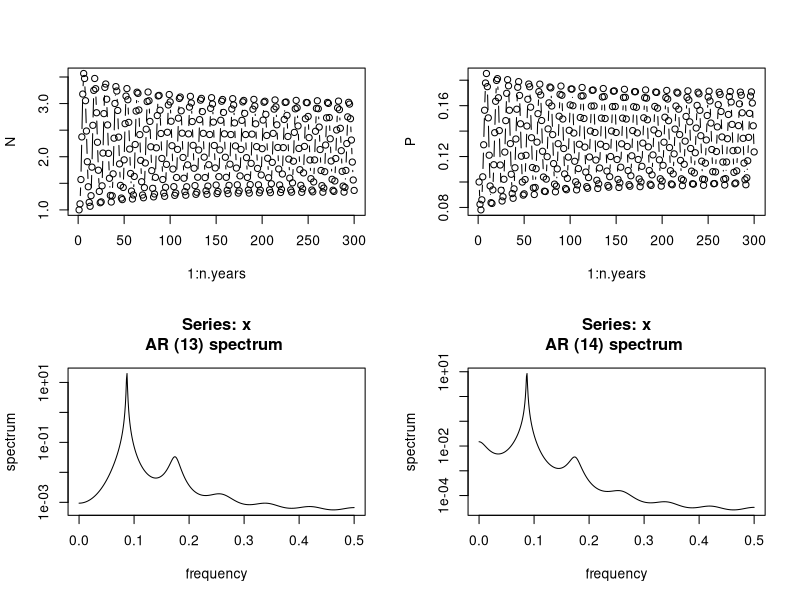
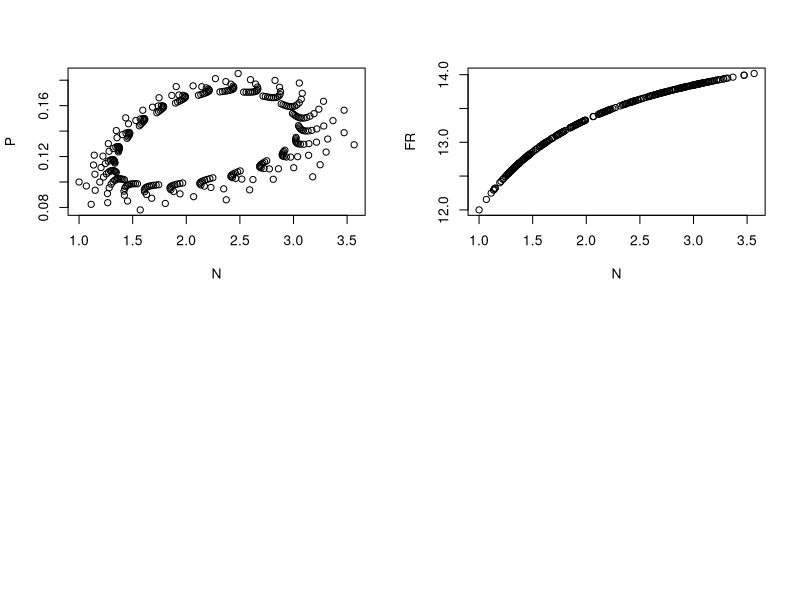
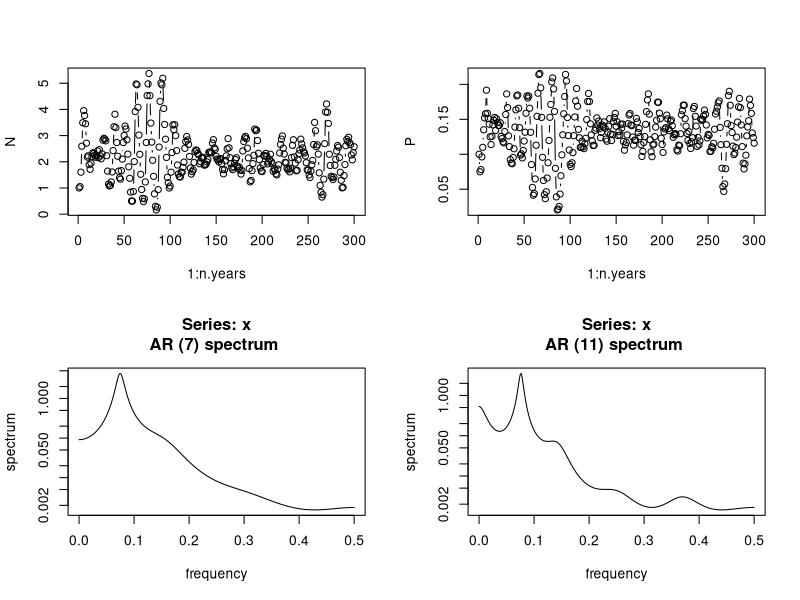
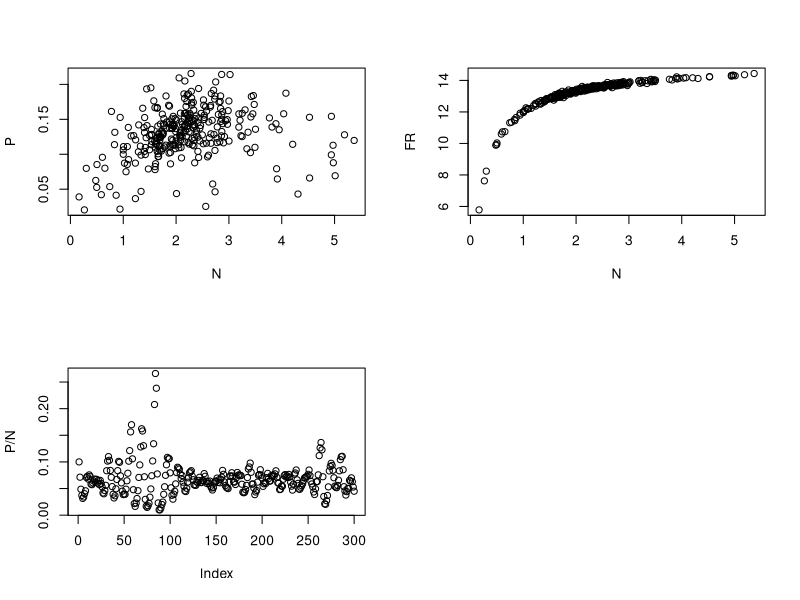

These charts were generated, in order, by the following R code:
#################################################################################
### FB 15/03/2018 - finding parameter set with noisy limit cycle (i.e. limit cycle present when sigma ->0)
### FB 13/11/2017 - predator-prey model with noisy functional response data
### From much earlier code -- see Bayesian folder

rm(list=ls())
graphics.off()

################# Simulating the model without any noise ######################################

############# New parameter set --- stable limit cycles without stochasticity #############
############# Formally an invariant loop ##################################################

### Model used (use stored simulated data later on, just tryouts for now)
n.years<-300  	# Number of years // large so that we have no bias due to data length
N1<-1			# Initial pop size
P1<-0.1
K<-1			# threshold dd 
beta<-1			# density-dependence exponent
rmax_V<-2			# Max AVERAGE growth rate (thus not a true max...)
rmax_P<-0.5
sigma2.proc<-0.0		# worked well with 0.005
# Process sigma on the log-scale, use the Peretti et al. value. 0.005


### FR and predator parameters
C<-15 #instead 2.5
D<-0.25 #instead 1  (0.1 provoke extinction with C=15 and Q=10)
#NB 0.25 can still provoke extinction, 0.5 does not provide noise-free invariant loop
Q<-10 #possible 100 or 1000 otherwise 

### Simulation of data
#set.seed(42) 
set.seed(41)
#set.seed(40)

y<-N<-P<-FR<-numeric(n.years)
N[1]<-N1
P[1]<-P1
FR[1]<-C*N[1]/(D+N[1])

rV<-rnorm(n.years-1,rmax_V,sqrt(sigma2.proc))
rP<-rnorm(n.years-1,rmax_P,sqrt(sigma2.proc))
FRnoise<-rnorm(n.years,0,sqrt(sigma2.proc))

for (t in 1:(n.years-1)){

  N[t+1]<-N[t]*(exp(rV[t])/(1+(N[t]/K)^beta))*exp(-FR[t]*P[t]/N[t])
  P[t+1]<-P[t]*exp(rP[t])/(1+P[t]*Q/N[t])
  FR[t+1]<-(C*N[t+1]/(D+N[t+1])) + FRnoise[t+1] #equation has to be at the end. 
}
## Plotting time series of abundances and FR
par(mfrow=c(2,2))
plot(1:n.years,N,type="b")
plot(1:n.years,P,type="b")

#curve(dbeta(x,a,b),from=0, to=1)
spectrum(log(N),method="ar")
spectrum(log(P),method="ar")

plot(N,P)
plot(N,FR)

### Produce dataset to fit
data = cbind(log(N),log(P),FR) 


write.csv(data,file="predatorPrey_withGaussianFRdata_longSim_noNoise.csv")


###################### Noisy limit cycle #############################################

rm(list=ls())
graphics.off()

### small threshold above zero to avoid numerical issues
# eps = 0.0000001
eps =0

### Model used (use stored simulated data later on, just tryouts for now)
n.years<-300  	# Number of years // large so that we have no bias due to data length
N1<-1			# Initial pop size
P1<-0.1
K<-1			# threshold dd 
beta<-1			# density-dependence exponent
rmax_V<-2			# Max AVERAGE growth rate (thus not a true max...)
rmax_P<-0.5
sigma2.proc<-0.005		# 0.05 usual but worked well also with 0.005
# Process sigma on the log-scale, use the Peretti et al. value. 0.005


### FR and predator parameters
C<-15 #2.5
D<-0.25 #0.5 #1
Q<-10 

### Simulation of data
#set.seed(42) 
set.seed(41)
#set.seed(40)

y<-N<-P<-FR<-numeric(n.years)
N[1]<-N1
P[1]<-P1
FR[1]<-C*N[1]/(D+N[1])

rV<-rnorm(n.years-1,rmax_V,sqrt(sigma2.proc))
rP<-rnorm(n.years-1,rmax_P,sqrt(sigma2.proc))
FRnoise<-rnorm(n.years,0,sqrt(sigma2.proc))

for (t in 1:(n.years-1)){
 
  N[t+1]<-N[t]*(exp(rV[t])/(1+(N[t]/K)^beta))*exp(-FR[t]*P[t]/(N[t]+eps))
  P[t+1]<-P[t]*exp(rP[t])/(1+P[t]*Q/(N[t]+eps))
  FR[t+1]<-max((C*N[t+1]/(D+N[t+1])) + FRnoise[t+1], 0.0001)
}


### Note -- previous simuls trials #########################
## what if I tried log-normal noise?
##mu = log(C*N[t]/(D+N[t]))
## FR[t+1]<-exp(mu + FRnoise[t+1]) 
## maybe works better for small noise but there's still extinction. 
## is this an instance of noise-driven extinction? 
# NB: this form of the FR induces a time delay...
# which then induces extinction without a refuge
###########################################################

## Plotting time series of abundances and FR
par(mfrow=c(2,2))
plot(1:n.years,N,type="b")
plot(1:n.years,P,type="b")
#curve(dbeta(x,a,b),from=0, to=1)
spectrum(log(N),method="ar")
spectrum(log(P),method="ar")

plot(N,P)
plot(N,FR)
plot(P/N)
## Now we can't see the new bumps in the ACF because of the phase shift due to noise. 

### Produce dataset to fit
data = cbind(log(N),log(P),FR) 

write.csv(data,file="predatorPrey_withGaussianFRdata_longSim_noisyLC.csv")
